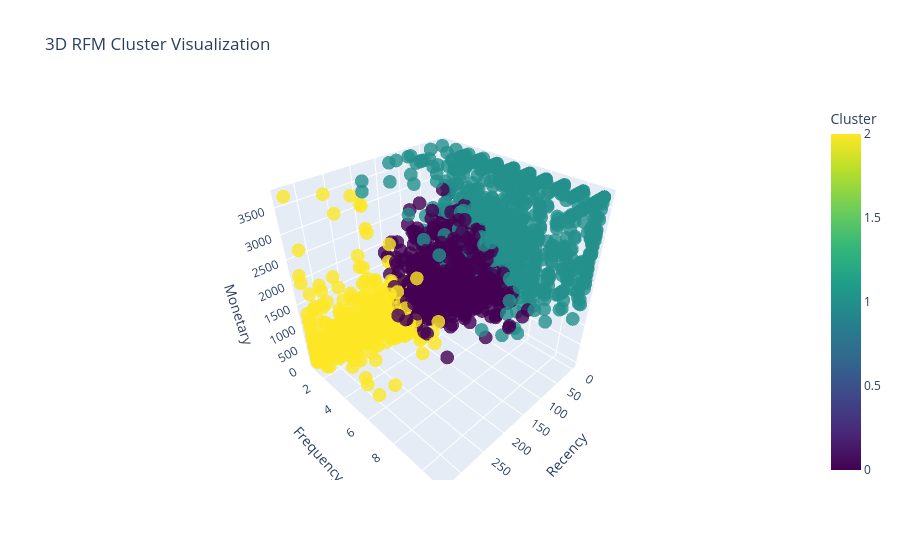

The cell this chart's notebook holds for it:
### Code cell
fig = px.scatter_3d(
    rfm,
    x='Recency',
    y='Frequency',
    z='Monetary',
    color='Cluster',  # or use 'Segment' if you've labeled clusters
    title='3D RFM Cluster Visualization',
    opacity=0.8,
    color_continuous_scale='viridis'
)

fig.show()

### Figure 1 — Plotly figure (JSON) as saved in the notebook; plotly's stock layout.template omitted (floating-point values rounded to 4 significant figures; data arrays with more than 128 entries replaced by an {"elided": "..."} marker saying what was removed)
{"data": [{"hovertemplate": "Recency=%{x}<br>Frequency=%{y}<br>Monetary=%{z}<br>Cluster=%{marker.color}<extra></extra>", "legendgroup": "", "marker": {"color": {"elided": "4338 int values"}, "coloraxis": "coloraxis", "opacity": 0.8, "symbol": "circle"}, "mode": "markers", "name": "", "scene": "scene", "showlegend": false, "type": "scatter3d", "x": {"elided": "4338 int values"}, "y": {"elided": "4338 int values"}, "z": {"elided": "4338 float values"}}], "layout": {"coloraxis": {"colorbar": {"title": {"text": "Cluster"}}, "colorscale": [[0, "#440154"], [0.1111, "#482878"], [0.2222, "#3e4989"], [0.3333, "#31688e"], [0.4444, "#26828e"], [0.5556, "#1f9e89"], [0.6667, "#35b779"], [0.7778, "#6ece58"], [0.8889, "#b5de2b"], [1, "#fde725"]]}, "legend": {"tracegroupgap": 0}, "scene": {"domain": {"x": [0, 1], "y": [0, 1]}, "xaxis": {"title": {"text": "Recency"}}, "yaxis": {"title": {"text": "Frequency"}}, "zaxis": {"title": {"text": "Monetary"}}}, "title": {"text": "3D RFM Cluster Visualization"}}}
